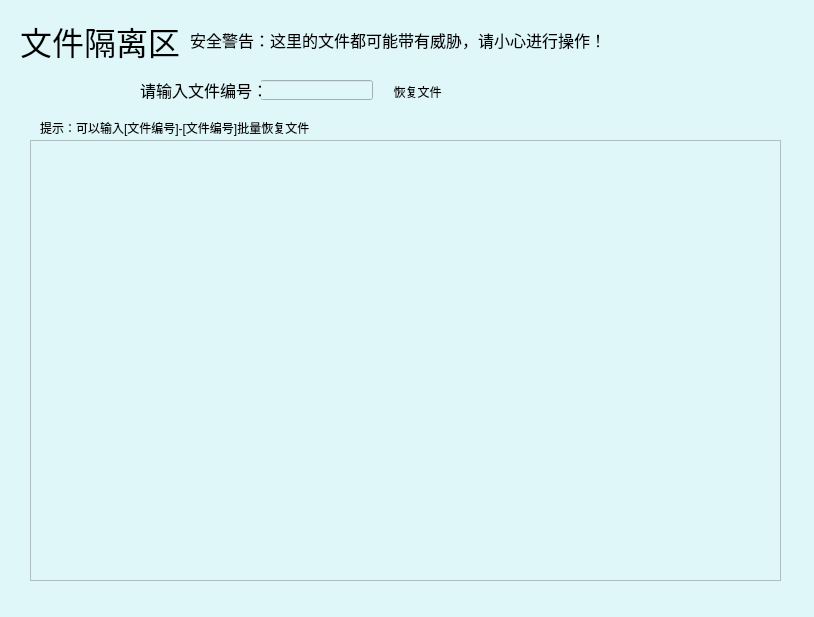
<?xml version="1.0" encoding="UTF-8"?>
<ui version="4.0">
 <class>Form</class>
 <widget class="QWidget" name="Form">
  <property name="geometry">
   <rect>
    <x>0</x>
    <y>0</y>
    <width>814</width>
    <height>617</height>
   </rect>
  </property>
  <property name="windowTitle">
   <string>Form</string>
  </property>
  <property name="styleSheet">
   <string notr="true">background-color: #e0f7fa</string>
  </property>
  <widget class="QLabel" name="label_3">
   <property name="geometry">
    <rect>
     <x>20</x>
     <y>20</y>
     <width>161</width>
     <height>41</height>
    </rect>
   </property>
   <property name="font">
    <font>
     <family>等线</family>
     <pointsize>24</pointsize>
    </font>
   </property>
   <property name="text">
    <string>文件隔离区</string>
   </property>
  </widget>
  <widget class="QLabel" name="label_4">
   <property name="geometry">
    <rect>
     <x>190</x>
     <y>30</y>
     <width>411</width>
     <height>20</height>
    </rect>
   </property>
   <property name="font">
    <font>
     <family>等线</family>
     <pointsize>12</pointsize>
    </font>
   </property>
   <property name="text">
    <string>安全警告：这里的文件都可能带有威胁，请小心进行操作！</string>
   </property>
  </widget>
  <widget class="QLineEdit" name="lineEdit">
   <property name="geometry">
    <rect>
     <x>260</x>
     <y>80</y>
     <width>113</width>
     <height>20</height>
    </rect>
   </property>
  </widget>
  <widget class="QLabel" name="label_5">
   <property name="geometry">
    <rect>
     <x>140</x>
     <y>80</y>
     <width>121</width>
     <height>20</height>
    </rect>
   </property>
   <property name="font">
    <font>
     <family>等线</family>
     <pointsize>12</pointsize>
    </font>
   </property>
   <property name="text">
    <string>请输入文件编号：</string>
   </property>
  </widget>
  <widget class="QPushButton" name="pushButton">
   <property name="geometry">
    <rect>
     <x>380</x>
     <y>80</y>
     <width>75</width>
     <height>23</height>
    </rect>
   </property>
   <property name="styleSheet">
    <string notr="true">QPushButton {  
    background-color: #e0f7fa;  
    border: none;
    color: black;
    border-radius: 10px;  
}
QPushButton:hover {  
    background-color: #b3e5fc;
}  
  
QPushButton:pressed {  
    background-color: #80deea;
}  </string>
   </property>
   <property name="text">
    <string>恢复文件</string>
   </property>
  </widget>
  <widget class="QTextBrowser" name="textBrowser">
   <property name="geometry">
    <rect>
     <x>30</x>
     <y>140</y>
     <width>751</width>
     <height>441</height>
    </rect>
   </property>
  </widget>
  <widget class="QLabel" name="label">
   <property name="geometry">
    <rect>
     <x>10</x>
     <y>590</y>
     <width>791</width>
     <height>20</height>
    </rect>
   </property>
   <property name="text">
    <string/>
   </property>
  </widget>
  <widget class="QLabel" name="label_2">
   <property name="geometry">
    <rect>
     <x>40</x>
     <y>120</y>
     <width>741</width>
     <height>16</height>
    </rect>
   </property>
   <property name="text">
    <string>提示：可以输入[文件编号]-[文件编号]批量恢复文件</string>
   </property>
  </widget>
 </widget>
 <resources/>
 <connections/>
</ui>
